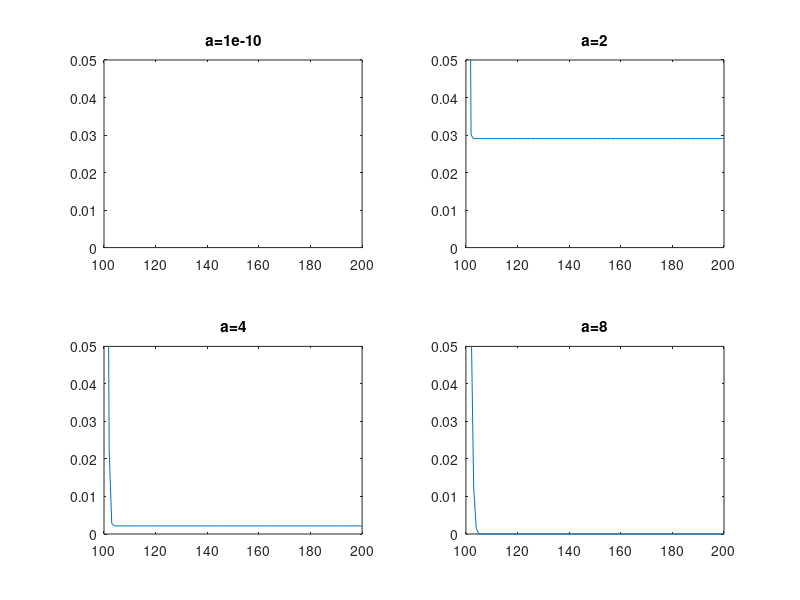
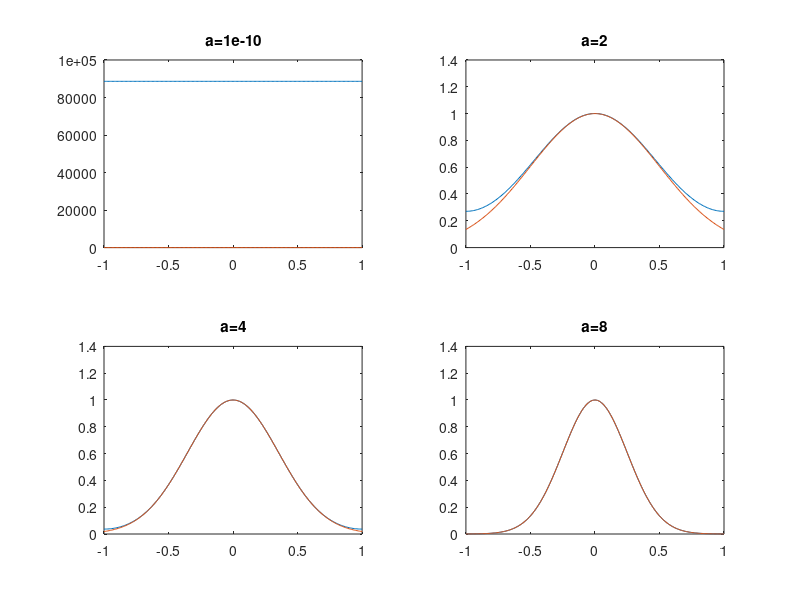

These charts were generated, in order, by the following MATLAB code:
clear all
L=1 ;
a0=[1e-10,2,4,8] ;
x=-1:0.01:1 ;
K=-100:1:100 ;
f=zeros(length(a0),length(x)) ;
Error=zeros(length(a0),length(x)) ;

for i=1:length(a0)
    a=a0(i) ;
    G(i,:)=exp(-a*x.^2) ;
  for j=1:length(K)
    k=K(j) ;
    
    f(i,:)=f(i,:)+1/2*(a/pi)^-0.5 .*exp(-k^2*pi^2/4/a).*exp(1i*k*x*pi) ;
    
    Error(i,j)=mean(abs(G(i,:)-real(f(i,:)))) ;

  end
   
end



figure (1)
    subplot(2,2,1)
    plot(Error(1,:))
    axis([100,200,0,0.05])
    title('a=1e-10')

    subplot(2,2,2)
    plot(Error(2,:))
    axis([100,200,0,0.05])
    title('a=2')

    subplot(2,2,3)
    plot(Error(3,:))
    axis([100,200,0,0.05])
    title('a=4')

    subplot(2,2,4)
    plot(Error(4,:))
    axis([100,200,0,0.05])
    title('a=8')

figure (2)
    subplot(2,2,1)
    plot(x,real(f(1,:)),x,G(1,:))
    title('a=1e-10')
   

    subplot(2,2,2)
    plot(x,real(f(2,:)),x,G(2,:))
    title('a=2')

    subplot(2,2,3)
    plot(x,real(f(3,:)),x,G(3,:))
    title('a=4')

    subplot(2,2,4)
    plot(x,real(f(4,:)),x,G(4,:))
    title('a=8')

